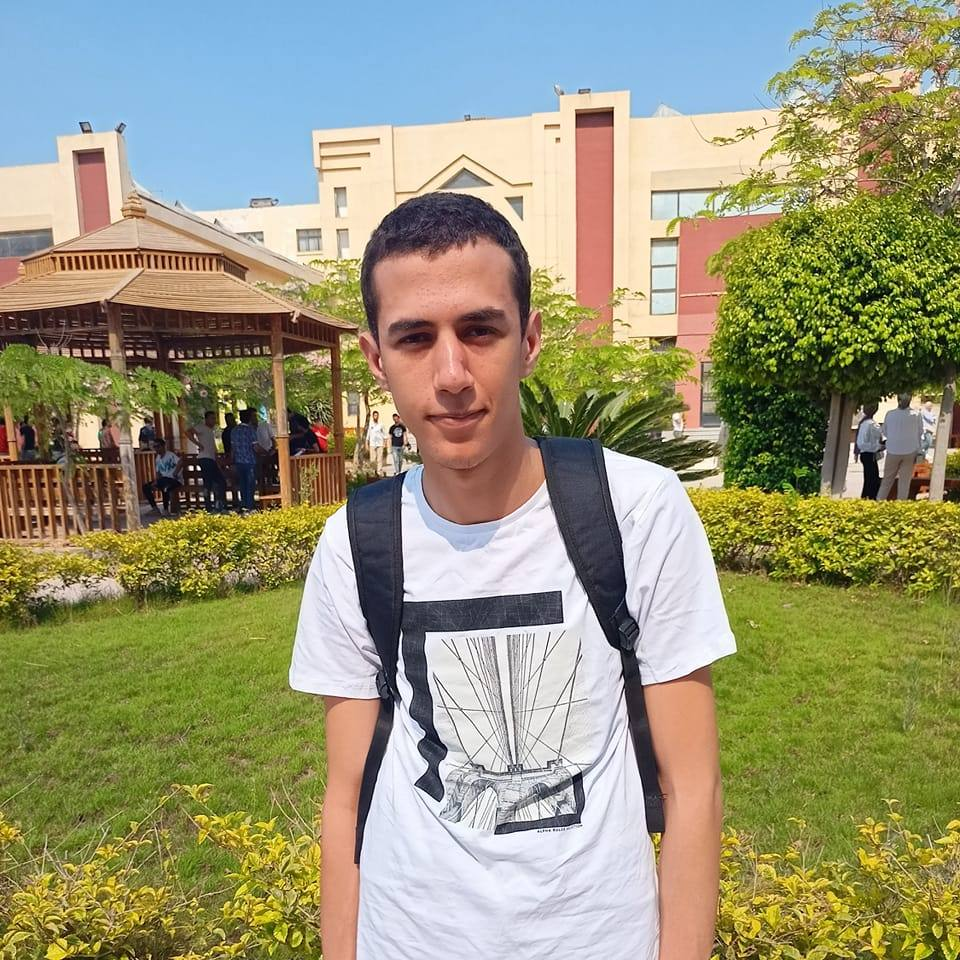
#> input picture detect-person/img.jpg, 960 x 960 px, found by its file name
$ python dectect-persons.py
#> lines starting #> are read from the running program, lines starting #| are printed output that depends on the picture; after the words box and inside, x2 and y2 are one past the last pixel; in counts of white or black regions, pixels touching at a corner belong together
import cv2

# Load the Haar cascade classifier
classifier = cv2.CascadeClassifier("haarcascade_frontalface_default.xml")

# Load an image
image_path = "C:\\Users\\ibrah\\PycharmProjects\\sorting-files-to-photos-videos\\detect-person\\img.jpg"
image = cv2.imread(image_path)
#> image is the input picture: shape (960, 960, 3); mean B, G, R 118.6, 149.6, 152.4

# Check if the image was loaded correctly
if image is None:
    print(f"Error: Could not load image at {image_path}")
else:
    # Convert the image to grayscale
    gray_image = cv2.cvtColor(image, cv2.COLOR_BGR2GRAY)
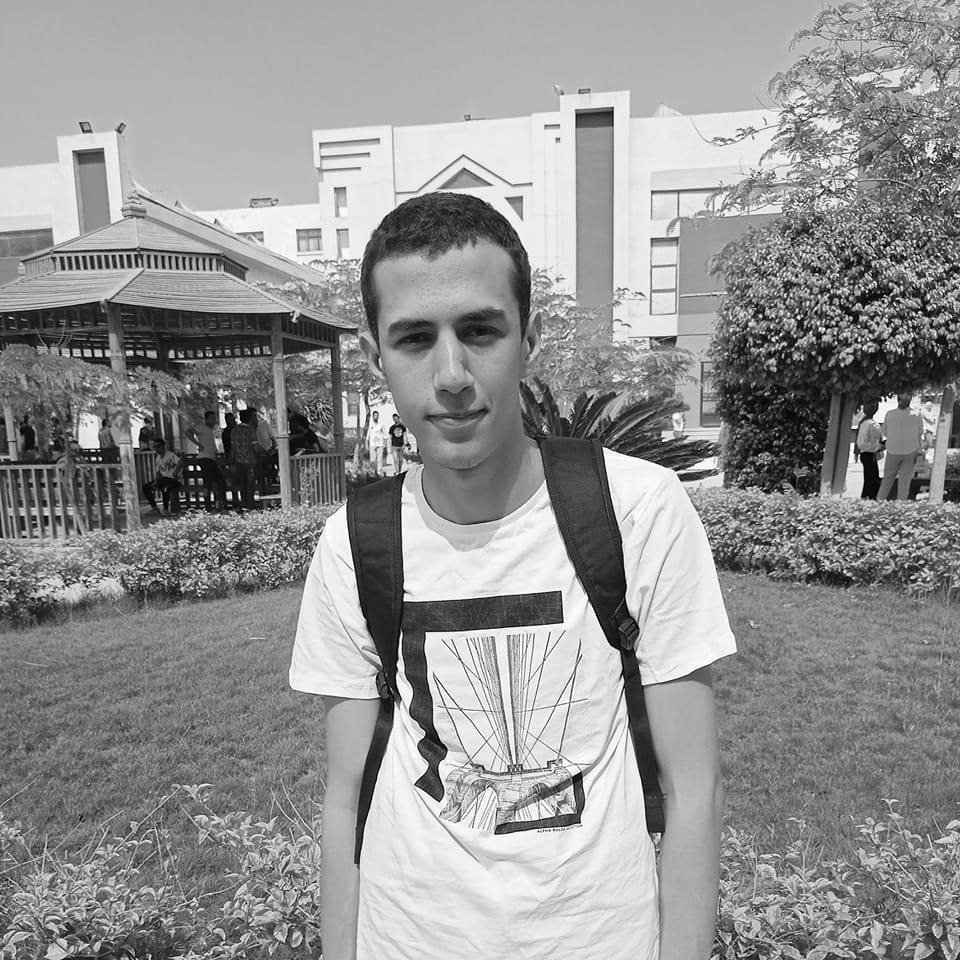
#> gray_image: shape (960, 960); min 0, max 255, mean 146.9

    # Detect faces in the image
    bboxes = classifier.detectMultiScale(gray_image)
#> bboxes = [[349, 257, 203, 203], [374, 520, 260, 260]]

    # Draw bounding boxes around the detected faces
    for (x, y, w, h) in bboxes:
        cv2.rectangle(image, (x, y), (x+w, y+h), (0, 255, 0), 2)
#> this loop made 2 passes
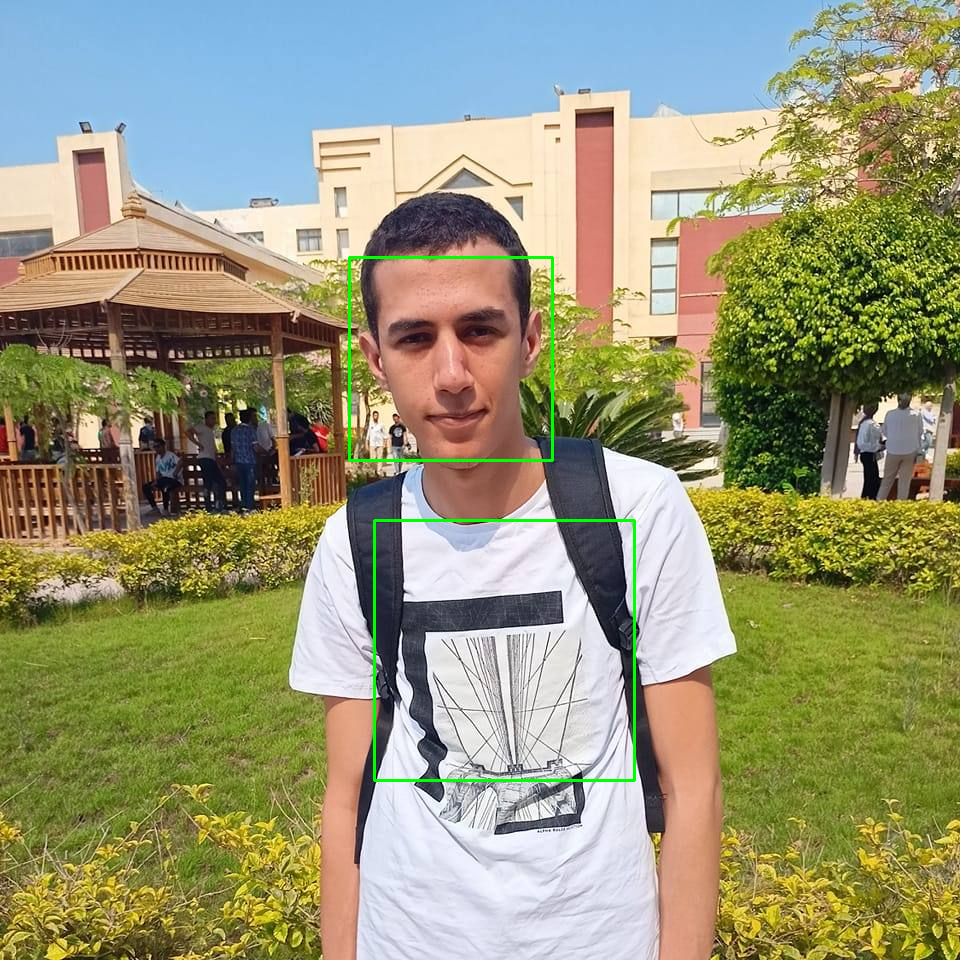
#> image: shape (960, 960, 3); 0.6% of pixels changed, all inside (x1, y1, x2, y2) = (348, 256, 636, 782)

    # Display the image
    cv2.imshow("Image", image)
    cv2.waitKey(0)

# import tensorflow as tf
# import numpy as np
# import cv2
#
# # Load a pre-trained object detection model
# model = tf.saved_model.load("/path/to/model")
#
# # Load an image
# image = cv2.imread("img.jpg")
#
# # Run the model to get predictions
# predictions = model(image)
#
# # Filter the predictions to only keep those that correspond to people
# people_predictions = [pred for pred in predictions if pred.class_label == "person"]
#
# # Draw bounding boxes around the detected people
# for pred in people_predictions:
#     xmin, ymin, xmax, ymax = pred.bounding_box
#     cv2.rectangle(image, (xmin, ymin), (xmax, ymax), (0, 255, 0), 2)
#
# # Display the image
# cv2.imshow("Image", image)
# cv2.waitKey(0)
